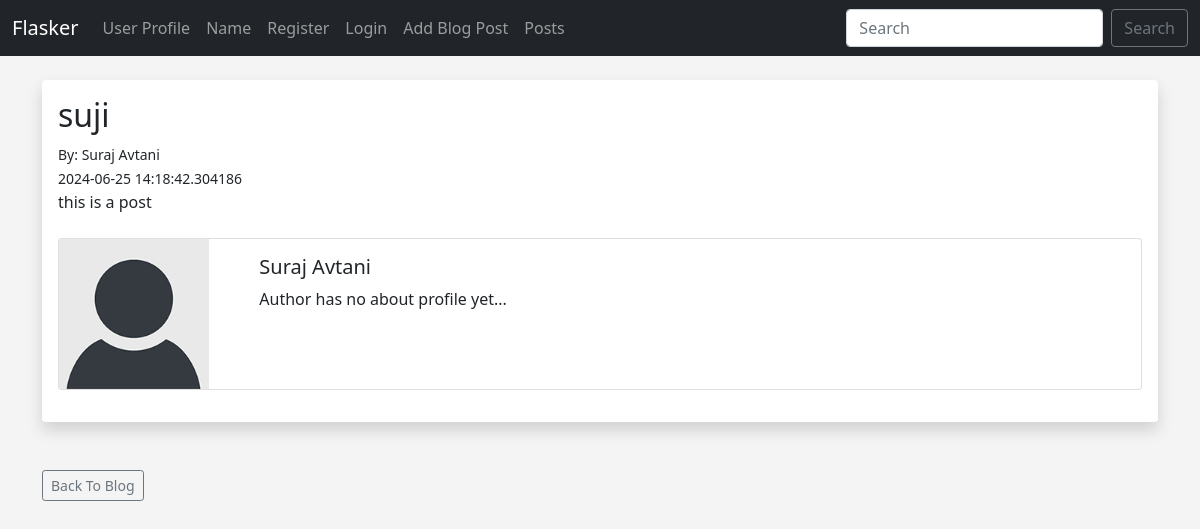
The page /posts/2 on the database its author committed.
### app.py (models this page shows, shortened)
class Posts(db.Model):
	id = db.Column(db.Integer, primary_key=True)
	title = db.Column(db.String(255), nullable=False)
	content = db.Column(db.Text, nullable=False)
	date_posted = db.Column(db.DateTime, default=datetime.now())
	slug = db.Column(db.String(255), nullable=False)
	poster_id = db.Column(db.Integer, db.ForeignKey('users.id'))

class Users(db.Model,UserMixin):
	id = db.Column(db.Integer, primary_key=True)
	username = db.Column(db.String(20), nullable=False, unique=True)
	name = db.Column(db.String(200), nullable=False)
	email = db.Column(db.String(120), nullable=False, unique=True)
	field = db.Column(db.String(120))
	about_author = db.Column(db.Text(500), nullable=True)
	date_added = db.Column(db.DateTime, default=datetime.now)
	profile_pic = db.Column(db.String, nullable=True)
	password_hash = db.Column(db.String(200))
	posts = db.relationship('Posts', backref='poster')
	@property
	def password(self):
		raise AttributeError('password is not a readable attribute!')

### app.py (the view)
@app.route('/posts/<int:id>')
def post(id):
	post = Posts.query.get_or_404(id)
	return render_template('post.html', post=post)

### webforms.py
class SearchForm(FlaskForm):
	searched = StringField('Searched', validators=[DataRequired()])
	submit = SubmitField('Search')

### app.py (called while the page is built)
@app.context_processor
def base():
	form = SearchForm()
	return dict(form=form)

### templates/post.html (shortened to what this page needs)
{% extends 'base.html' %}
{% block content %}
    <div class="shadow p-3 mb-5 bg-body rounded">
        <h2>{{ post.title }}</h2>
        <small>By: {{ post.poster.name }} <br>
        {{ post.date_posted }}</small> <br>
        {{ post.content|safe }} <br><br>
        <div class="card mb-3">
            <div class="row no-gutters">
                <div class="col-md-2">
                   {% if post.poster.profile_pic %}
                        <img src="{{ url_for('static', filename='images/' + post.poster.profile_pic) }}" alt="" width="150" align="left">
                   {% else %}
                        <img src="{{ url_for('static', filename='images/default_profile_pic.png') }}" alt="" width="150" align="left">
                   {% endif %}
                </div>
                <div class="col-md-10">
                    <div class="card-body">
                        <h5 class="card-title">{{ post.poster.name }}</h5>
                        <p class="card-text">
                            {% if post.poster.about_author %}
                                {{ post.poster.about_author }}
                            {% else %}
                                Author has no about profile yet...
                            {% endif %}
                        </p>
                    </div>
                </div>
            </div>
        </div>
    </div>
    <a href="{{ url_for('posts') }}" type="button" class="btn btn-outline-secondary btn-sm">Back To Blog</a>
{% endblock content %}

### static/css/style.css (style rules this page uses)
body { background: #f4f4f4; }

### rows shown on the page
Posts: title "suji", date_posted "2024-06-25 14:18:42.304186", content "this is a post"
Users: poster.name "Suraj Avtani"
